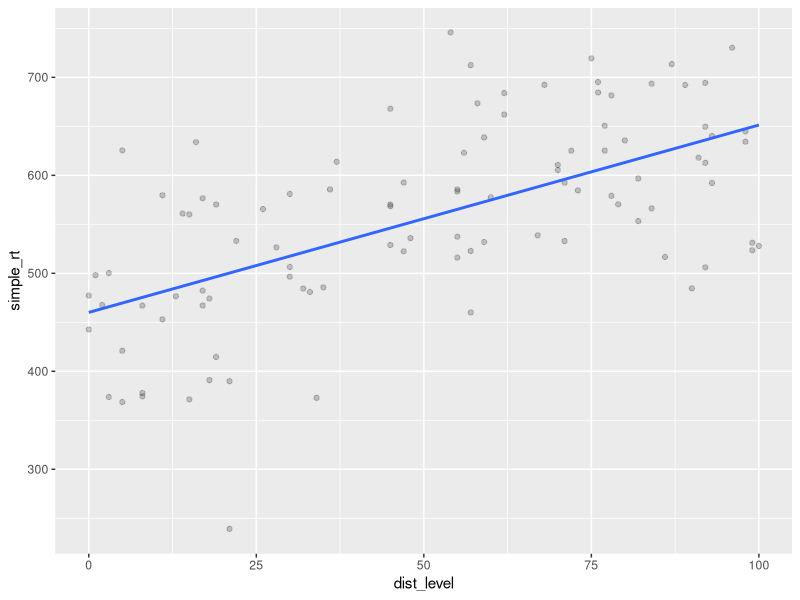
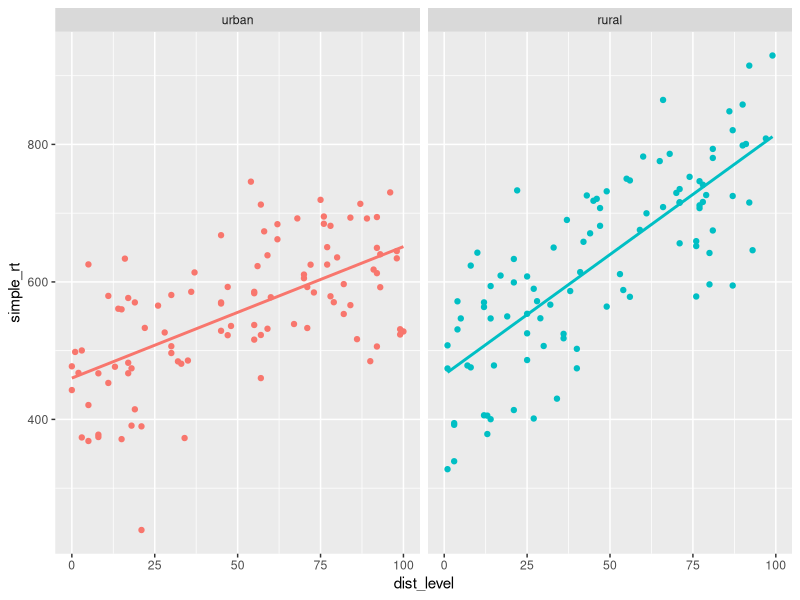
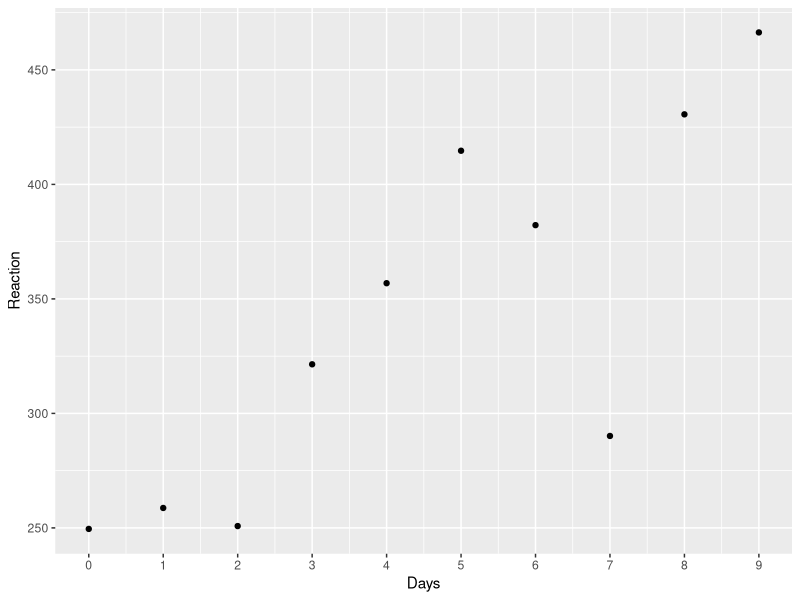
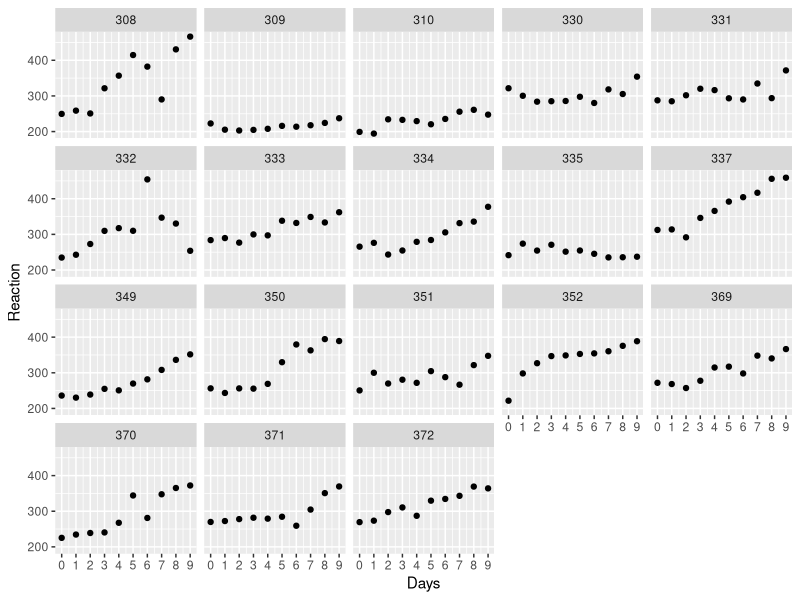
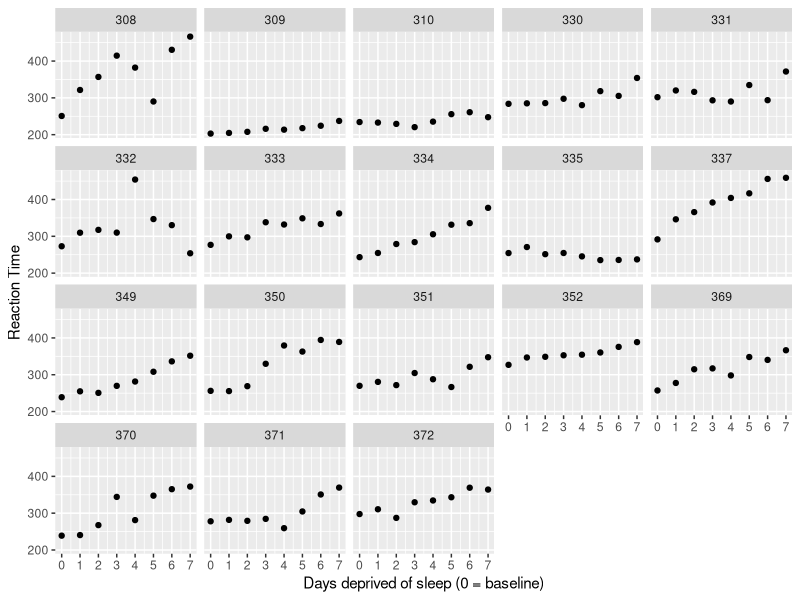
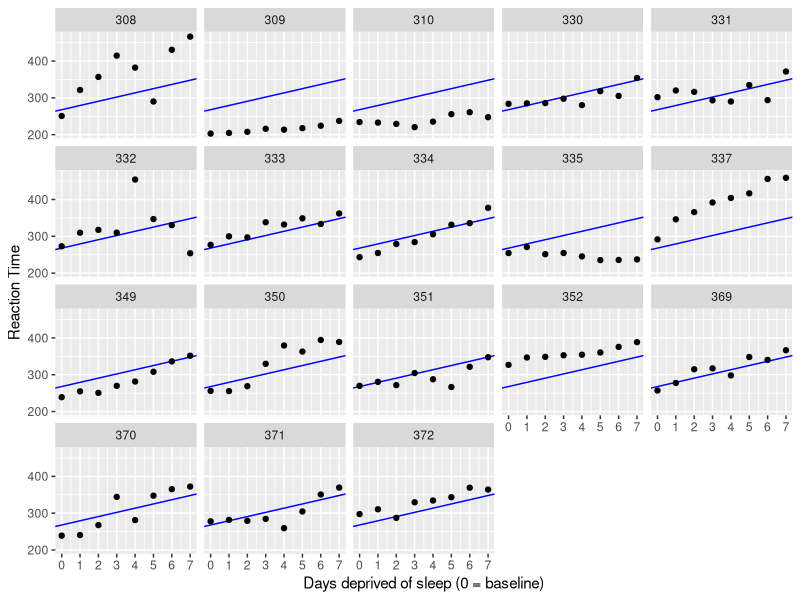
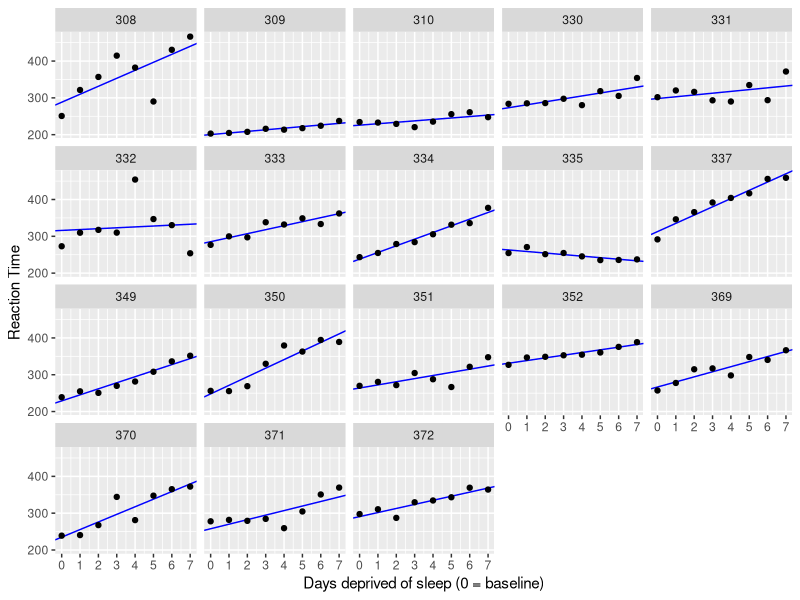
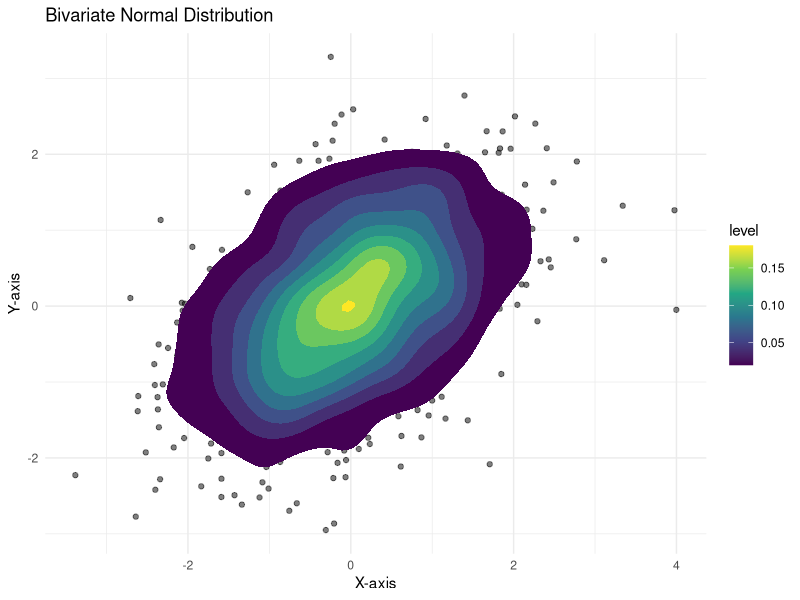

Write the R code that produced these figures, in order.
## ---- chunk 1
knitr::opts_chunk$set(echo = TRUE)

# Set seed
set.seed(123)  # For reproducibility

# load packages
library(lme4)
library(tidyverse)
library(MASS)

## ---- chunk 2
set.seed(1031)

n_subj <- 100L  # simulate data for 100 subjects
b0_urban <- 450 # y-intercept
b1_urban <- 2   # slope

# decomposition table
urban <- tibble(
  subj_id = 1:n_subj,
  group = "urban",
  b0 = 450,
  b1 = 2,
  dist_level = sample(0:n_subj, n_subj, replace = TRUE),
  err = rnorm(n_subj, mean = 0, sd = 80),
  simple_rt = b0 + b1 * dist_level + err)

urban

## ---- chunk 3

ggplot(urban, aes(dist_level, simple_rt)) + 
  geom_point(alpha = .2) +
  geom_smooth(method = "lm", se = FALSE)

## ---- chunk 4

b0_rural <- 500
b1_rural <- 3

rural <- tibble(
  subj_id = 1:n_subj + n_subj,
  group = "rural",
  b0 = b0_rural,
  b1 = b1_rural,
  dist_level = sample(0:n_subj, n_subj, replace = TRUE),
  err = rnorm(n_subj, mean = 0, sd = 80),
  simple_rt = b0 + b1 * dist_level + err)

## ---- chunk 5

all_data <- 
  bind_rows(urban, rural)

ggplot(all_data %>% mutate(group = fct_relevel(group, "urban")), 
       aes(dist_level, simple_rt, colour = group)) +
  geom_point() +
  geom_smooth(method = "lm", se = FALSE) +
  facet_wrap(~ group) + 
  theme(legend.position = "none")

## ---- chunk 6
# augment data to include numeric code for groups
all_data2 <- all_data %>%
  mutate(grp = if_else(group == "rural", 1, 0))

# model the data
sonic_mod <- lm(simple_rt ~ dist_level + grp + dist_level:grp,
                all_data2)

summary(sonic_mod)

## ---- chunk 7

## create your own numeric predictors
## make an example table
dat <- tibble(Y = rnorm(12),
             A = rep(paste0("A", 1:3), each = 4))

## ---- chunk 8

## examples of three level factors
## treatment coding
dat_treat <- dat %>%
  mutate(A2v1 = if_else(A == "A2", 1L, 0L),
     A3v1 = if_else(A == "A3", 1L, 0L))

dat_treat

## ---- chunk 9

## sum coding
dat_sum <- dat %>%
  mutate(A2v1 = case_when(A == "A1" ~ -1L, # baseline
                          A == "A2" ~ 1L,  # target
                          TRUE      ~ 0L), # anything else
         A3v1 = case_when(A == "A1" ~ -1L, # baseline
                          A == "A3" ~  1L, # target
                          TRUE      ~ 0L)) # anything else

dat_sum

## ---- chunk 10

## deviation coding
## baseline A1
dat_dev <- dat %>%
  mutate(A2v1 = if_else(A == "A2", 2/3, -1/3), # target A2
         A3v1 = if_else(A == "A3", 2/3, -1/3)) # target A3

dat_dev

## ---- chunk 11

# single participant for example
just_308 <- sleepstudy |>
  filter(Subject == "308")

# plot data
ggplot(just_308, aes(x = Days, y = Reaction)) +
  geom_point() +
  scale_x_continuous(breaks = 0:9)

# plot for every participant
ggplot(sleepstudy,
       aes(x = Days, y = Reaction)) +
  geom_point() +
  scale_x_continuous(breaks = 0:9) +
  facet_wrap(~Subject)

## ---- chunk 12

# modify the data
sleep2 <-
  sleepstudy |>
  filter(Days %in% c(2:9)) |>
  mutate(days_deprived = Days - 2)

glimpse(sleep2)

# Check days and days_deprived
sleep2 |>
  count(days_deprived,
        Days)

## ---- chunk 13

ggplot(sleep2, aes(x = days_deprived, 
                   y = Reaction)) +
  geom_point() +
  scale_x_continuous(breaks = 0:7) +
  facet_wrap(~Subject) +
  labs(y = "Reaction Time", 
       x = "Days deprived of sleep (0 = baseline)")


## ---- chunk 14

cp_model <- 
  lm(Reaction ~ days_deprived, sleep2)

summary(cp_model)

## ---- chunk 15

# model coefficients
coef(cp_model)

# plot prediction
ggplot(sleep2, aes(x = days_deprived, y = Reaction)) +
  geom_abline(intercept = coef(cp_model)[1],
              slope = coef(cp_model)[2],
              color = 'blue') +
  geom_point() +
  scale_x_continuous(breaks = 0:7) +
  facet_wrap(~Subject) +
  labs(y = "Reaction Time", x = "Days deprived of sleep (0 = baseline)")

## ---- chunk 16

# check subject is a factor
sleep2 |>
  pull(Subject) |>
  is.factor()

glimpse(sleep2)

## ---- chunk 17

np_model <- 
  lm(Reaction ~ days_deprived + 
                 Subject + 
                 days_deprived:Subject,
               data = sleep2)

summary(np_model)

## ---- chunk 18

all_intercepts <- 
  c(coef(np_model)["(Intercept)"],
                    coef(np_model)[3:19] + 
      coef(np_model)["(Intercept)"])

all_slopes  <- 
  c(coef(np_model)["days_deprived"],
                 coef(np_model)[20:36] + 
      coef(np_model)["days_deprived"])

ids <- 
  sleep2 |> 
  pull(Subject) |> 
  levels() |> 
  factor()

# make a tibble with the data extracted above
np_coef <- tibble(Subject = ids,
                  intercept = all_intercepts,
                  slope = all_slopes)

np_coef

## ---- chunk 19

ggplot(sleep2, aes(x = days_deprived, y = Reaction)) +
  geom_abline(data = np_coef,
              mapping = aes(intercept = intercept,
                            slope = slope),
              color = 'blue') +
  geom_point() +
  scale_x_continuous(breaks = 0:7) +
  facet_wrap(~Subject) +
  labs(y = "Reaction Time", x = "Days deprived of sleep (0 = baseline)")

## ---- chunk 20

np_coef |>
  pull(slope) |>
  t.test()

## ---- chunk 21

# Set mean vector and covariance matrix
mean_vector <- 
  c(0, 0)
cov_matrix <- 
  matrix(c(1, 0.5, 0.5, 1), 
         nrow = 2)

# Generate bivariate normal samples
samples <- 
  mvrnorm(n = 1000, 
          mu = mean_vector, 
          Sigma = cov_matrix)

# Convert samples to a data frame
samples_df <- 
  data.frame(x = samples[,1], 
             y = samples[,2])

# Plot the bivariate normal distribution
ggplot(samples_df, aes(x = x, y = y)) +
  geom_point(alpha = 0.5) +
  stat_density_2d(aes(fill = ..level..), geom = "polygon") +
  scale_fill_viridis_c() +
  theme_minimal() +
  labs(title = "Bivariate Normal Distribution",
       x = "X-axis",
       y = "Y-axis")

## ---- chunk 22

pp_mod <- lmer(Reaction ~ days_deprived + (days_deprived | Subject), sleep2)

summary(pp_mod)

## ---- chunk 23

newdata <-
  crossing(Subject = sleep2 |> 
             pull(Subject) |> 
             levels() |> factor(),
           days_deprived = 0:7)

head(newdata)

## ---- chunk 24

# add predicted values using lmer model
newdata2 <-
  newdata |>
  mutate(Reaction = predict(pp_mod, newdata))

## ---- chunk 25
ggplot(sleep2, aes(x = days_deprived, y = Reaction)) +
  geom_line(data = newdata2,
            color = 'blue') +
  geom_point() +
  scale_x_continuous(breaks = 0:7) +
  facet_wrap(~Subject) +
  labs(y = "Reaction Time", x = "Days deprived of sleep (0 = baseline)")

## ---- chunk 26

## Fixed effects:
##               Estimate Std. Error t value
## (Intercept)    267.967      8.266  32.418
## days_deprived   11.435      1.845   6.197

## ---- chunk 27

# Calculate t-values
vcov(pp_mod) |>
  diag() |> 
  sqrt()

## ---- chunk 28

tvals <-
  fixef(pp_mod) / sqrt(diag(vcov(pp_mod)))

tvals

## ---- chunk 29
2 * (1 - pnorm(abs(tvals)))
## ---- chunk 30

confint(pp_mod)

## ---- chunk 31
## Random effects:
##  Groups   Name          Variance Std.Dev. Corr
##  Subject  (Intercept)   958.35   30.957       
##           days_deprived  45.78    6.766   0.18
##  Residual               651.60   25.526       
## Number of obs: 144, groups:  Subject, 18

## ---- chunk 32

sigma(pp_mod)

## ---- chunk 33
##  Groups   Name          Variance Std.Dev. Corr
##  Subject  (Intercept)   958.35   30.957       
##           days_deprived  45.78    6.766   0.18
## ---- chunk 34

# variance-covariance matrix for random factor Subject
VarCorr(pp_mod)[["Subject"]] # equivalently: VarCorr(pp_mod)[[1]]

## ---- chunk 35
diag(VarCorr(pp_mod)[["Subject"]]) # just the variances

## ---- chunk 36
attr(VarCorr(pp_mod)[["Subject"]], "correlation")[1, 2] # the correlation

## ---- chunk 37
ranef(pp_mod)[["Subject"]]
## ---- chunk 38
mutate(sleep2,
       fit = fitted(pp_mod),
       resid = residuals(pp_mod)) |>
  group_by(Subject) |>
  slice(c(1,10)) |>
  print(n = +Inf)
## ---- chunk 39

## create the table with new predictor values
ndat <- crossing(Subject = sleep2 %>% pull(Subject) %>% levels() %>% factor(),
                 days_deprived = 8:10) %>%
  mutate(Reaction = predict(pp_mod, newdata = .))

## NOTE: After thorough invstigation the above code does not run using the new pipe "|>"



## ---- chunk 40
ggplot(sleep2, aes(x = days_deprived, y = Reaction)) +
  geom_line(data = bind_rows(newdata2, ndat),
            color = 'blue') +
  geom_point() +
  scale_x_continuous(breaks = 0:10) +
  facet_wrap(~Subject) +
  labs(y = "Reaction Time", x = "Days deprived of sleep (0 = baseline)")
